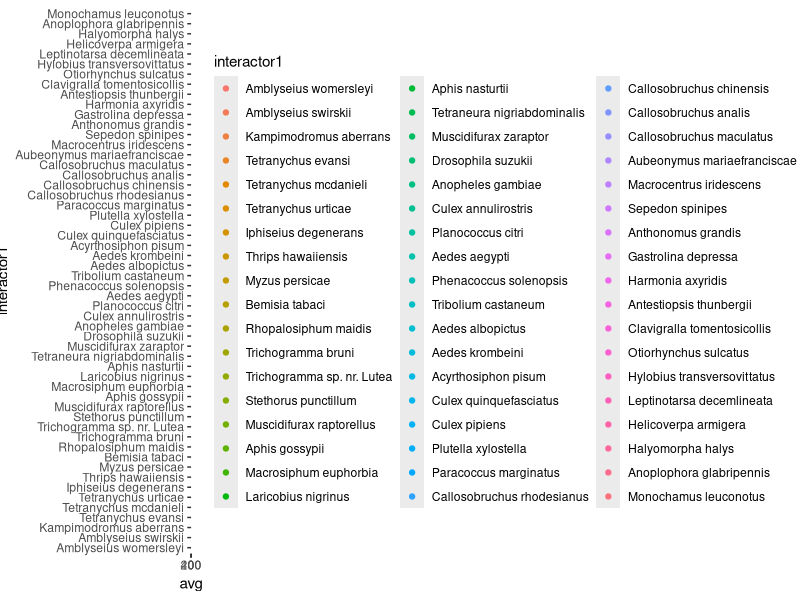

The R source for this figure:
# Load libraries
require(tidyverse)
require(patchwork) # easy way of creating panels
require(car)
require(forcats)
require(cowplot)

speciesmass <- as_tibble(read_csv('../data/TraitData.csv')) %>%
  select(originaltraitname, originaltraitvalue, interactor1) %>%
  filter(originaltraitname == 'body size' & originaltraitvalue != 'NA')
      
sizeMeans <- 
  speciesmass %>% 
  group_by(interactor1) %>% 
  summarise(avg = mean(originaltraitvalue), sd = sd(originaltraitvalue)) %>%
  arrange(avg)
  
write_csv(sizeMeans, '../data/sizeMeans.csv')

# plot means to get idea of size variation across species 
sizeMeans %>%
  mutate(interactor1 = fct_reorder(interactor1,avg)) %>%
  arrange(avg) %>%
  ggplot(aes(x=avg, y=interactor1, colour = interactor1))+
  geom_point()

  
  
  





